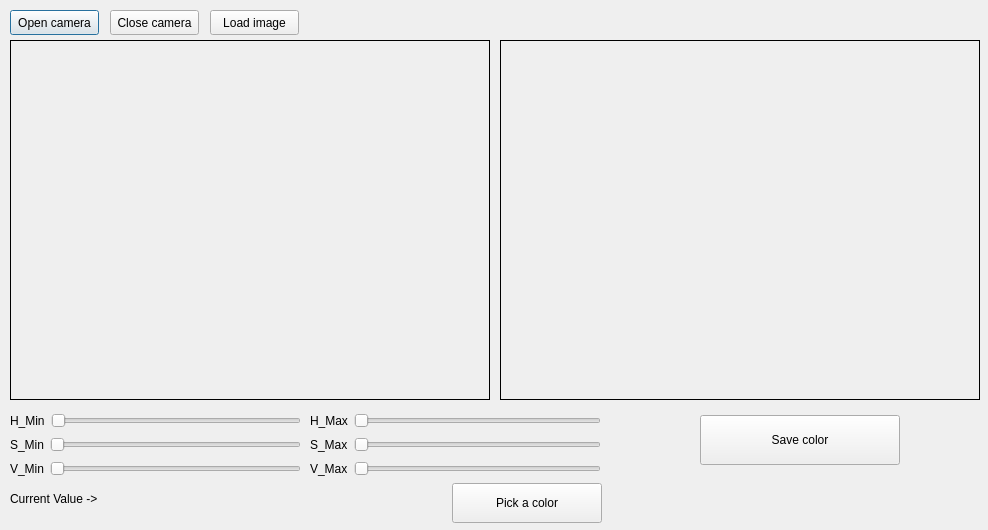
<?xml version="1.0" encoding="UTF-8"?>
<ui version="4.0">
 <class>Dialog</class>

 <widget class="QDialog" name="Dialog">
  <property name="geometry">
   <rect>
    <x>0</x>
    <y>0</y>
    <width>988</width>
    <height>530</height>
   </rect>
  </property>
  <property name="windowTitle">
   <string>Dialog</string>
  </property>

  <widget class="QPushButton" name="start_button">
   <property name="geometry">
    <rect>
     <x>10</x>
     <y>10</y>
     <width>89</width>
     <height>25</height>
    </rect>
   </property>
   <property name="text">
    <string>Open camera</string>
   </property>
  </widget>

  <widget class="QPushButton" name="stop_button">
   <property name="geometry">
    <rect>
     <x>110</x>
     <y>10</y>
     <width>89</width>
     <height>25</height>
    </rect>
   </property>
   <property name="text">
    <string>Close camera</string>
   </property>
  </widget>

  <widget class="QPushButton" name="load_button">
   <property name="geometry">
    <rect>
     <x>210</x>
     <y>10</y>
     <width>89</width>
     <height>25</height>
    </rect>
   </property>
   <property name="text">
    <string>Load image</string>
   </property>
  </widget>

  <widget class="QLabel" name="image_label1">
   <property name="geometry">
    <rect>
     <x>10</x>
     <y>40</y>
     <width>480</width>
     <height>360</height>
    </rect>
   </property>
   <property name="frameShape">
    <enum>QFrame::Box</enum>
   </property>
   <property name="text">
    <string/>
   </property>
  </widget>

  <widget class="QLabel" name="image_label2">
   <property name="geometry">
    <rect>
     <x>500</x>
     <y>40</y>
     <width>480</width>
     <height>360</height>
    </rect>
   </property>
   <property name="frameShape">
    <enum>QFrame::Box</enum>
   </property>
   <property name="text">
    <string/>
   </property>
  </widget>

  <widget class="QWidget" name="hsv_layout_picker2">
   <property name="geometry">
    <rect>
     <x>310</x>
     <y>410</y>
     <width>291</width>
     <height>71</height>
    </rect>
   </property>
   <layout class="QVBoxLayout" name="verticalLayout_2">
    <item>
     <layout class="QHBoxLayout" name="horizontalLayout_4">
      <item>
       <widget class="QLabel" name="label_4">
        <property name="text">
         <string>H_Max</string>
        </property>
       </widget>
      </item>
      <item>
       <widget class="QSlider" name="h_max">
        <property name="maximum">
         <number>179</number>
        </property>
        <property name="orientation">
         <enum>Qt::Horizontal</enum>
        </property>
       </widget>
      </item>
     </layout>
    </item>
    <item>
     <layout class="QHBoxLayout" name="horizontalLayout_5">
      <item>
       <widget class="QLabel" name="label_5">
        <property name="text">
         <string>S_Max</string>
        </property>
       </widget>
      </item>
      <item>
       <widget class="QSlider" name="s_max">
        <property name="maximum">
         <number>255</number>
        </property>
        <property name="orientation">
         <enum>Qt::Horizontal</enum>
        </property>
       </widget>
      </item>
     </layout>
    </item>
    <item>
     <layout class="QHBoxLayout" name="horizontalLayout_6">
      <item>
       <widget class="QLabel" name="label_6">
        <property name="text">
         <string>V_Max</string>
        </property>
       </widget>
      </item>
      <item>
       <widget class="QSlider" name="v_max">
        <property name="maximum">
         <number>255</number>
        </property>
        <property name="orientation">
         <enum>Qt::Horizontal</enum>
        </property>
       </widget>
      </item>
     </layout>
    </item>
   </layout>
  </widget>

  <widget class="QLabel" name="current_value">
   <property name="geometry">
    <rect>
     <x>10</x>
     <y>490</y>
     <width>421</width>
     <height>17</height>
    </rect>
   </property>
   <property name="text">
    <string>Current Value -&gt;</string>
   </property>
  </widget>

  <widget class="QWidget" name="hsv_layout_picker1">
   <property name="geometry">
    <rect>
     <x>10</x>
     <y>410</y>
     <width>291</width>
     <height>71</height>
    </rect>
   </property>
   <layout class="QVBoxLayout" name="verticalLayout">
    <item>
     <layout class="QHBoxLayout" name="horizontalLayout">
      <item>
       <widget class="QLabel" name="label">
        <property name="text">
         <string>H_Min</string>
        </property>
       </widget>
      </item>
      <item>
       <widget class="QSlider" name="h_min">
        <property name="maximum">
         <number>179</number>
        </property>
        <property name="orientation">
         <enum>Qt::Horizontal</enum>
        </property>
       </widget>
      </item>
     </layout>
    </item>
    <item>
     <layout class="QHBoxLayout" name="horizontalLayout_2">
      <item>
       <widget class="QLabel" name="label_2">
        <property name="text">
         <string>S_Min</string>
        </property>
       </widget>
      </item>
      <item>
       <widget class="QSlider" name="s_min">
        <property name="maximum">
         <number>255</number>
        </property>
        <property name="orientation">
         <enum>Qt::Horizontal</enum>
        </property>
       </widget>
      </item>
     </layout>
    </item>
    <item>
     <layout class="QHBoxLayout" name="horizontalLayout_3">
      <item>
       <widget class="QLabel" name="label_3">
        <property name="text">
         <string>V_Min</string>
        </property>
       </widget>
      </item>
      <item>
       <widget class="QSlider" name="v_min">
        <property name="maximum">
         <number>255</number>
        </property>
        <property name="orientation">
         <enum>Qt::Horizontal</enum>
        </property>
       </widget>
      </item>
     </layout>
    </item>
   </layout>
  </widget>

  <widget class="QPushButton" name="color_picker">
   <property name="geometry">
    <rect>
     <x>452</x>
     <y>483</y>
     <width>150</width>
     <height>40</height>
    </rect>
   </property>
   <property name="text">
    <string>Pick a color</string>
   </property>
  </widget>

  <widget class="QLabel" name="color1_value">
   <property name="geometry">
    <rect>
     <x>620</x>
     <y>470</y>
     <width>361</width>
     <height>25</height>
    </rect>
   </property>
   <property name="text">
       <string/>
   </property>
  </widget>

  <widget class="QPushButton" name="color1_button">
   <property name="geometry">
    <rect>
     <x>700</x>
     <y>415</y>
     <width>200</width>
     <height>50</height>
    </rect>
   </property>
   <property name="text">
    <string>Save color</string>
   </property>
  </widget>
<!--
  <widget class="QCheckBox" name="color_1">
   <property name="geometry">
    <rect>
     <x>620</x>
     <y>410</y>
     <width>91</width>
     <height>23</height>
    </rect>
   </property>
   <property name="text">
    <string>Color 1</string>
   </property>
  </widget>

  <widget class="QCheckBox" name="color_2">
   <property name="geometry">
    <rect>
     <x>810</x>
     <y>410</y>
     <width>91</width>
     <height>23</height>
    </rect>
   </property>
   <property name="text">
    <string>Color 2</string>
   </property>
  </widget>

  <widget class="QPushButton" name="color2_button">
   <property name="geometry">
    <rect>
     <x>810</x>
     <y>430</y>
     <width>89</width>
     <height>25</height>
    </rect>
   </property>
   <property name="text">
    <string>Set Color</string>
   </property>
  </widget>

  <widget class="QLabel" name="color2_value">
   <property name="geometry">
    <rect>
     <x>620</x>
     <y>490</y>
     <width>361</width>
     <height>25</height>
    </rect>
   </property>
   <property name="text">
    <string>C2 -&gt;</string>
   </property>
  </widget>-->

  <zorder>start_button</zorder>
  <zorder>stop_button</zorder>
  <zorder>load_button</zorder>
  <zorder>hsv_layout_picker1</zorder>
  <zorder>hsv_layout_picker2</zorder>
  <zorder>color_picker</zorder>
  <zorder>image_label2</zorder>
  <zorder>image_label1</zorder>
  <zorder>current_value</zorder>
  <zorder>color1_value</zorder>
  <zorder>color1_button</zorder>
  <zorder>color_1</zorder>
  <!--<zorder>color_2</zorder>
  <zorder>color2_button</zorder>
  <zorder>color2_value</zorder>-->
 </widget>
 <resources/>
 <connections/>
</ui>
